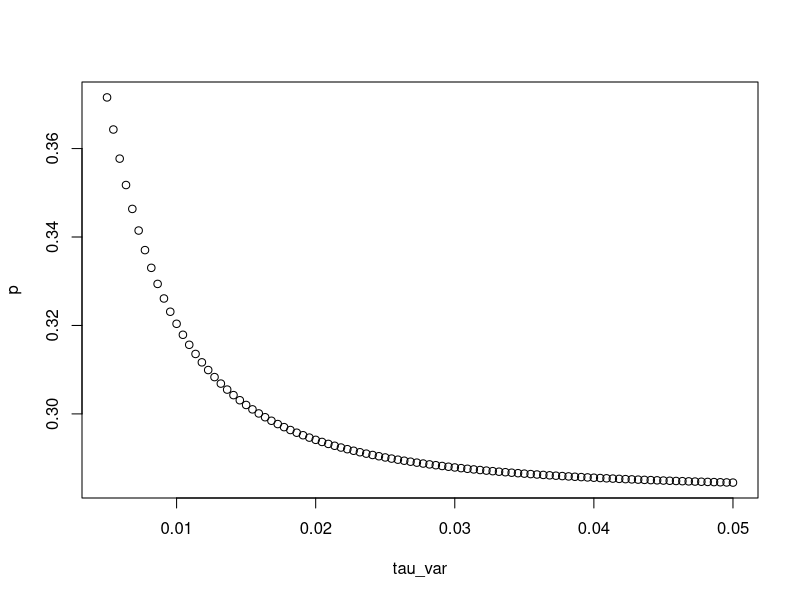
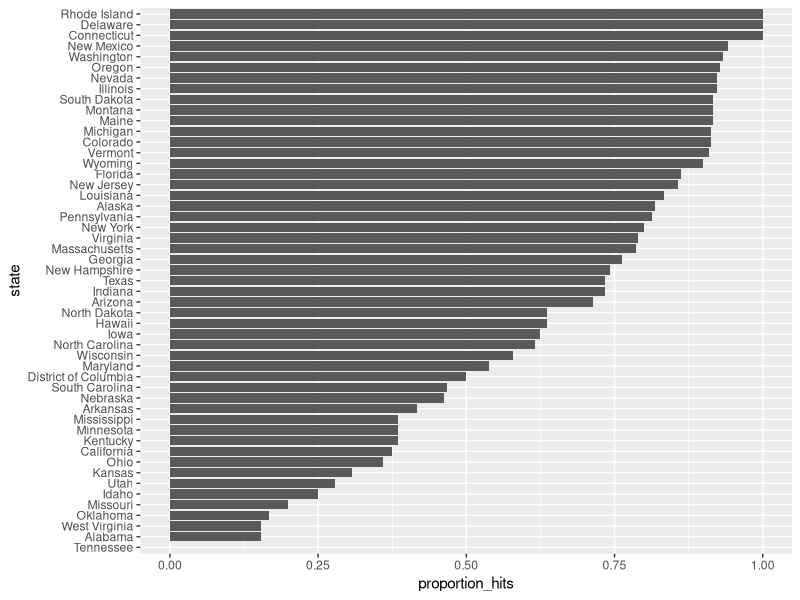
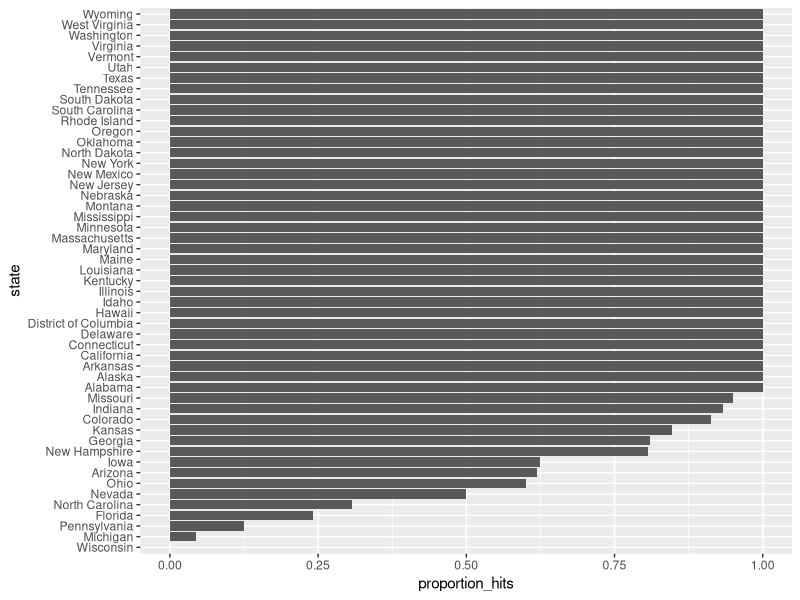
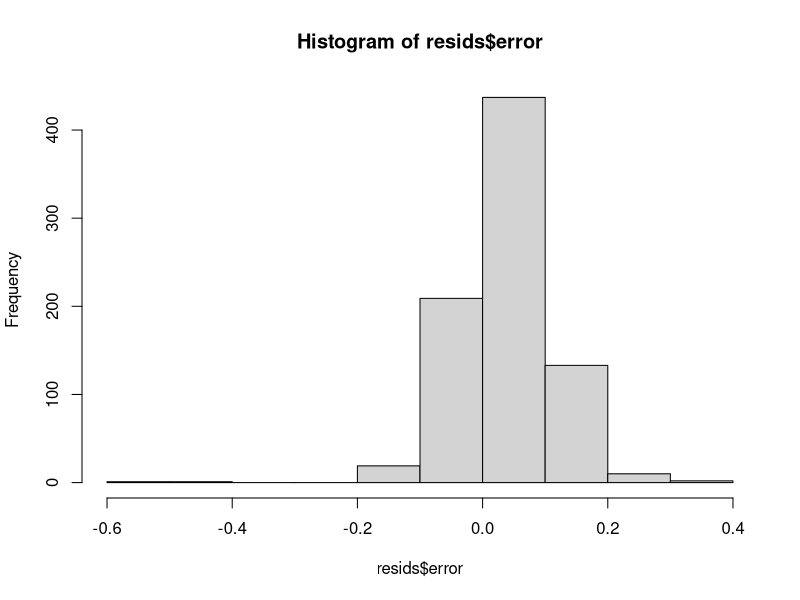
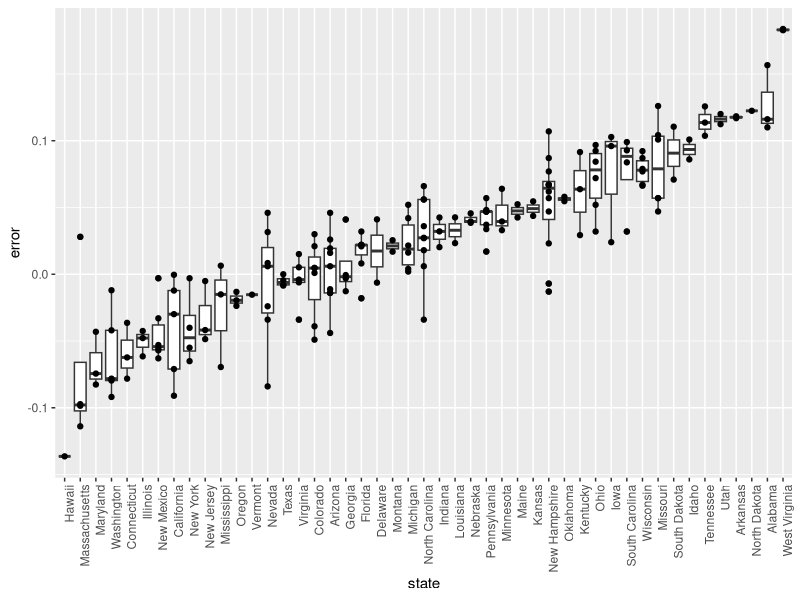
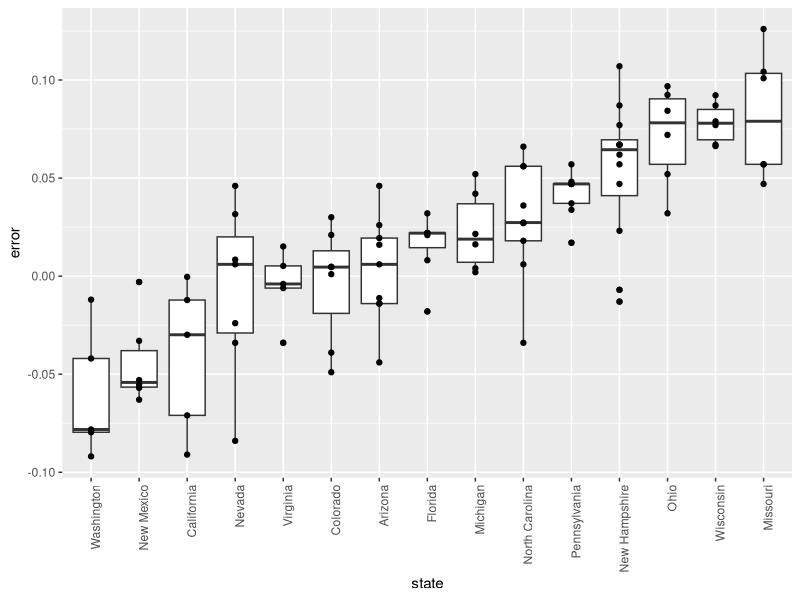
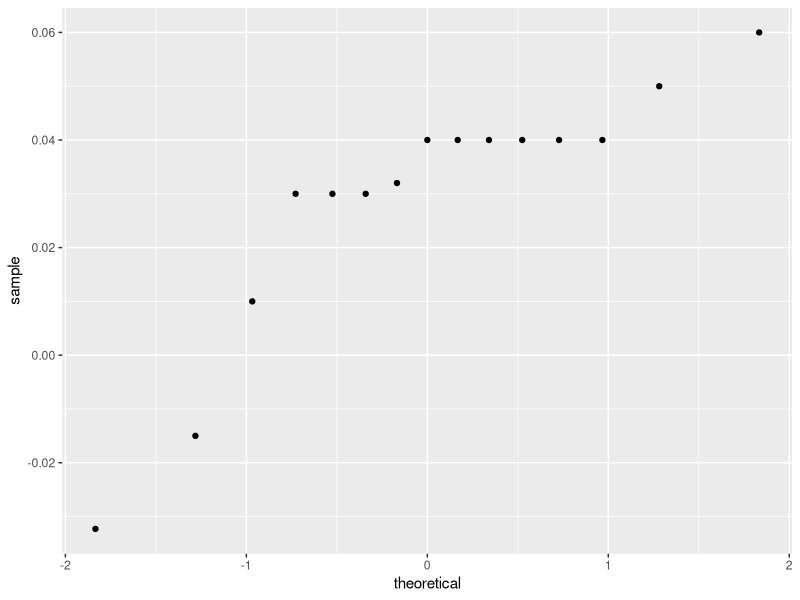

Generate these figures, in order, with R:
## ---- chunk 1
prev <- 0.00025
N <- 100000
outcome <- sample(c("Disease","Healthy"), N, replace = TRUE, 
                  prob = c(prev, 1 - prev))
## ---- chunk 2
N_D <- sum(outcome == "Disease")
N_D
N_H <- sum(outcome == "Healthy")
N_H
## ---- chunk 3
accuracy <- 0.99
test <- vector("character", N)
test[outcome == "Disease"]  <- sample(c("+", "-"), N_D, replace = TRUE, 
                                    prob = c(accuracy, 1 - accuracy))
test[outcome == "Healthy"]  <- sample(c("-", "+"), N_H, replace = TRUE, 
                                    prob = c(accuracy, 1 - accuracy))
## ---- chunk 4
table(outcome, test)
## ---- chunk 5
Prob_1 <- 1/8500
Prob_2 <- 1/100
Prob_1 * Prob_2
## ---- chunk 6
Prob_B <- Prob_1 * Prob_2
Prob_A <- 1/1000000
Prob_BA <- 0.50
Prob_AB <- Prob_BA*Prob_A/Prob_B
Prob_AB
## ---- chunk 7
library(tidyverse)
library(dslabs)
data(polls_us_election_2016)
polls <- polls_us_election_2016 %>% 
  filter(state == "Florida" & enddate >= "2016-11-04" ) %>% 
  mutate(spread = rawpoll_clinton/100 - rawpoll_trump/100)
## ---- chunk 8
results <- polls %>% summarize(avg = mean(spread),  se = sd(spread)/sqrt(n()))
results
## ---- chunk 9
mu <- 0
tau <- 0.01
sigma <- results$se
Y <- results$avg
B <- sigma^2 / (sigma^2 + tau^2)
B
mu + (1 - B) * (Y - mu)
## ---- chunk 10
sqrt(1 / (1 / sigma ^2 + 1 / tau ^2))
## ---- chunk 11
x <- B * mu + (1 - B) * Y
sd <- sqrt(1 / (1 / sigma ^2 + 1 / tau ^2))
ci <- c(x - qnorm(0.975) * sd, x + qnorm(0.975) * sd)
ci
## ---- chunk 12
pnorm(0, x, sd)
## ---- chunk 13
tau_var <- seq(0.005, 0.05, len = 100)
calc <- function(tau){
  B <- sigma ^ 2 / (sigma^2 + tau^2)
  sd <- sqrt(1 / (1/sigma^2 + 1/tau^2))
  x <- B * mu + (1 - B) * Y
  pnorm(0, x, sd)
}
p <- sapply(tau_var, calc)
plot(tau_var, p)
## ---- chunk 14
library(tidyverse)
library(dslabs)
polls <- polls_us_election_2016 %>% 
  filter(state == "U.S." & enddate >= "2016-10-31" &
           (grade %in% c("A+","A","A-","B+") | is.na(grade))) %>% 
  mutate(spread = rawpoll_clinton/100 - rawpoll_trump/100)
one_poll_per_pollster <- polls %>% group_by(pollster) %>% 
  filter(enddate == max(enddate)) %>%
  ungroup()
results <- one_poll_per_pollster %>% 
  summarize(avg = mean(spread), se = sd(spread)/sqrt(length(spread))) %>% 
  mutate(start = avg - 1.96*se, end = avg + 1.96*se) 
## ---- chunk 15
mu <- 0
tau <- 0.035
sigma <- results$se
Y <- results$avg
B <- sigma^2 / (sigma^2 + tau^2)
posterior_mean <- B*mu + (1-B)*Y
posterior_se <- sqrt( 1/ (1/sigma^2 + 1/tau^2))
posterior_mean
posterior_se
## ---- chunk 16
posterior_mean + c(-1.96, 1.96)*posterior_se
## ---- chunk 17
1 - pnorm(0, posterior_mean, posterior_se)
## ---- chunk 18
set.seed(3)
J <- 6
N <- 2000
d <- .021
p <- (d + 1)/2
X <- d + rnorm(J, 0, 2 * sqrt(p * (1 - p) / N))
## ---- chunk 19
I <- 5
J <- 6
N <- 2000
X <- sapply(1:I, function(i){
  d + rnorm(J, 0, 2 * sqrt(p * (1 - p) / N))
})
## ---- chunk 20
I <- 5
J <- 6
N <- 2000
d <- .021
p <- (d + 1) / 2
h <- rnorm(I, 0, 0.025)
X <- sapply(1:I, function(i){
  d + h[i] + rnorm(J, 0, 2 * sqrt(p * (1 - p) / N))
})
## ---- chunk 21
sd(one_poll_per_pollster$spread)
## ---- chunk 22
mu <- 0
tau <- 0.035
sigma <- sqrt(results$se^2 + .025^2)
Y <- results$avg
B <- sigma^2 / (sigma^2 + tau^2)
posterior_mean <- B*mu + (1-B)*Y
posterior_se <- sqrt( 1/ (1/sigma^2 + 1/tau^2))
1 - pnorm(0, posterior_mean, posterior_se)
## ---- chunk 23
results_us_election_2016 %>% top_n(5, electoral_votes)
## ---- chunk 24
results <- polls_us_election_2016 %>%
  filter(state!="U.S." & 
           !str_detect(state, "CD") & 
           enddate >="2016-10-31" & 
           (grade %in% c("A+","A","A-","B+") | is.na(grade))) %>%
  mutate(spread = rawpoll_clinton/100 - rawpoll_trump/100) %>%
  group_by(state) %>%
  summarize(avg = mean(spread), sd = sd(spread), n = n()) %>%
  mutate(state = as.character(state))
## ---- chunk 25
results %>% arrange(abs(avg))
## ---- chunk 26
results <- left_join(results, results_us_election_2016, by = "state")
## ---- chunk 27
results_us_election_2016 %>% filter(!state %in% results$state) %>% 
  pull(state)
## ---- chunk 28
results <- results %>%
  mutate(sd = ifelse(is.na(sd), median(results$sd, na.rm = TRUE), sd))
## ---- chunk 29
mu <- 0
tau <- 0.02
results %>% mutate(sigma = sd/sqrt(n), 
                   B = sigma^2 / (sigma^2 + tau^2),
                   posterior_mean = B * mu + (1 - B) * avg,
                   posterior_se = sqrt(1/ (1/sigma^2 + 1/tau^2)))
## ---- chunk 30
B <- 10000
mu <- 0
tau <- 0.02
clinton_EV <- replicate(B, {
  results %>% mutate(sigma = sd/sqrt(n), 
                   B = sigma^2 / (sigma^2 + tau^2),
                   posterior_mean = B * mu + (1 - B) * avg,
                   posterior_se = sqrt(1 / (1/sigma^2 + 1/tau^2)),
                   result = rnorm(length(posterior_mean), 
                                  posterior_mean, posterior_se),
                   clinton = ifelse(result > 0, electoral_votes, 0)) %>% 
    summarize(clinton = sum(clinton)) %>% 
    pull(clinton) + 7
})
mean(clinton_EV > 269)
## ---- chunk 31
tau <- 0.02
bias_sd <- 0.03
clinton_EV_2 <- replicate(1000, {
  results %>% mutate(sigma = sqrt(sd^2/n  + bias_sd^2),  
                   B = sigma^2 / (sigma^2 + tau^2),
                   posterior_mean = B*mu + (1-B)*avg,
                   posterior_se = sqrt( 1/ (1/sigma^2 + 1/tau^2)),
                   result = rnorm(length(posterior_mean), 
                                  posterior_mean, posterior_se),
                   clinton = ifelse(result>0, electoral_votes, 0)) %>% 
    summarize(clinton = sum(clinton) + 7) %>% 
    pull(clinton)
})
mean(clinton_EV_2 > 269)
## ---- chunk 32
one_pollster <- polls_us_election_2016 %>% 
  filter(pollster == "Ipsos" & state == "U.S.") %>% 
  mutate(spread = rawpoll_clinton/100 - rawpoll_trump/100)
## ---- chunk 33
se <- one_pollster %>% 
  summarize(empirical = sd(spread), 
            theoretical = 2 * sqrt(mean(spread) * (1 - mean(spread)) /
                                     min(samplesize)))
se
## ---- chunk 34
library(tidyverse)
library(dslabs)
data("polls_us_election_2016")
polls <- polls_us_election_2016 %>% 
  filter(state != "U.S." & enddate >= "2016-10-31") %>% 
  mutate(spread = rawpoll_clinton/100 - rawpoll_trump/100)
## ---- chunk 35
cis <- polls %>% mutate(X_hat = (spread+1)/2, se = 2*sqrt(X_hat*(1-X_hat)/samplesize), 
                 lower = spread - qnorm(0.975)*se, upper = spread + qnorm(0.975)*se) %>%
  select(state, startdate, enddate, pollster, grade, spread, lower, upper)
## ---- chunk 36
add <- results_us_election_2016 %>% 
  mutate(actual_spread = clinton/100 - trump/100) %>% 
  select(state, actual_spread)
cis <- cis %>% 
  mutate(state = as.character(state)) %>% 
  left_join(add, by = "state")
## ---- chunk 37
p_hits <- cis %>% mutate(hit = lower <= actual_spread & upper >= actual_spread) %>% summarize(proportion_hits = mean(hit))
p_hits
## ---- chunk 38
p_hits <- cis %>% mutate(hit = lower <= actual_spread & upper >= actual_spread) %>% 
  group_by(pollster) %>%
  filter(n() >=  5) %>%
  summarize(proportion_hits = mean(hit), n = n(), grade = grade[1]) %>%
  arrange(desc(proportion_hits))
p_hits
## ---- chunk 39
p_hits <- cis %>% mutate(hit = lower <= actual_spread & upper >= actual_spread) %>% 
  group_by(state) %>%
  filter(n() >=  5) %>%
  summarize(proportion_hits = mean(hit), n = n()) %>%
  arrange(desc(proportion_hits)) 
p_hits
## ---- chunk 40
p_hits %>% mutate(state = reorder(state, proportion_hits)) %>%
  ggplot(aes(state, proportion_hits)) + 
  geom_bar(stat = "identity") +
  coord_flip()
## ---- chunk 41
resids <- cis %>% mutate(error = spread - actual_spread, hit = sign(spread) == sign(actual_spread))
resids
## ---- chunk 42
p_hits <- resids %>%  group_by(state) %>%
  filter(n() >=  5) %>%
  summarize(proportion_hits = mean(hit), n = n())

p_hits %>% mutate(state = reorder(state, proportion_hits)) %>%
  ggplot(aes(state, proportion_hits)) + 
  geom_bar(stat = "identity") +
 coord_flip()
## ---- chunk 43
hist(resids$error)
median(resids$error)
## ---- chunk 44
resids %>% filter(grade %in% c("A+","A","A-","B+") | is.na(grade)) %>%
  mutate(state = reorder(state, error)) %>%
  ggplot(aes(state, error)) + 
  theme(axis.text.x = element_text(angle = 90, hjust = 1)) +
  geom_boxplot() + 
  geom_point()
## ---- chunk 45
resids %>% filter(grade %in% c("A+","A","A-","B+") | is.na(grade)) %>%
  group_by(state) %>%
  filter(n() >= 5) %>%
  ungroup() %>%
  mutate(state = reorder(state, error)) %>%
  ggplot(aes(state, error)) + 
  theme(axis.text.x = element_text(angle = 90, hjust = 1)) +
  geom_boxplot() + 
  geom_point()
## ---- chunk 46
one_poll_per_pollster %>%
  ggplot(aes(sample=spread)) + stat_qq()
## ---- chunk 47
z <- qt(0.975,  nrow(one_poll_per_pollster)-1)
one_poll_per_pollster %>% 
  summarize(avg = mean(spread), moe = z*sd(spread)/sqrt(length(spread))) %>% 
  mutate(start = avg - moe, end = avg + moe) 
## ---- chunk 48
qt(0.975, 14)
## ---- chunk 49
qnorm(0.975)
## ---- chunk 50
data("polls_us_election_2016")
polls_us_election_2016 %>%
  filter(state =="Wisconsin" &
           enddate >="2016-10-31" & 
           (grade %in% c("A+","A","A-","B+") | is.na(grade))) %>%
  mutate(spread = rawpoll_clinton/100 - rawpoll_trump/100) %>%
  mutate(state = as.character(state)) %>%
  left_join(results_us_election_2016, by = "state") %>%
  mutate(actual = clinton/100 - trump/100) %>%
  summarize(actual = first(actual), avg = mean(spread), 
            sd = sd(spread), n = n()) %>%
  select(actual, avg, sd, n)
